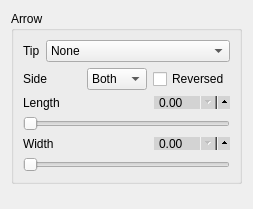
             <widget class="QWidget" name="page_13">
              <property name="geometry">
               <rect>
                <x>0</x>
                <y>0</y>
                <width>223</width>
                <height>209</height>
               </rect>
              </property>
              <attribute name="label">
               <string>Origin Arrow</string>
              </attribute>
              <layout class="QVBoxLayout" name="verticalLayout_140">
               <item>
                <widget class="QGroupBox" name="groupBox_25">
                 <property name="title">
                  <string>Arrow</string>
                 </property>
                 <layout class="QVBoxLayout" name="verticalLayout_137">
                  <item>
                   <layout class="QHBoxLayout" name="horizontalLayout_147">
                    <item>
                     <widget class="QLabel" name="label_20">
                      <property name="text">
                       <string>Tip</string>
                      </property>
                     </widget>
                    </item>
                    <item>
                     <widget class="QComboBox" name="circle_o_tip">
                      <property name="focusPolicy">
                       <enum>Qt::ClickFocus</enum>
                      </property>
                      <item>
                       <property name="text">
                        <string>None</string>
                       </property>
                      </item>
                      <item>
                       <property name="text">
                        <string>stealth</string>
                       </property>
                      </item>
                      <item>
                       <property name="text">
                        <string>stealth round</string>
                       </property>
                      </item>
                      <item>
                       <property name="text">
                        <string>stealth open</string>
                       </property>
                      </item>
                      <item>
                       <property name="text">
                        <string>stealth open round</string>
                       </property>
                      </item>
                      <item>
                       <property name="text">
                        <string>&lt;</string>
                       </property>
                      </item>
                      <item>
                       <property name="text">
                        <string>&gt;</string>
                       </property>
                      </item>
                      <item>
                       <property name="text">
                        <string>latex</string>
                       </property>
                      </item>
                      <item>
                       <property name="text">
                        <string>latex round</string>
                       </property>
                      </item>
                      <item>
                       <property name="text">
                        <string>latex open</string>
                       </property>
                      </item>
                      <item>
                       <property name="text">
                        <string>latex open round</string>
                       </property>
                      </item>
                      <item>
                       <property name="text">
                        <string>to / classical tikz rightarrow</string>
                       </property>
                      </item>
                      <item>
                       <property name="text">
                        <string>computer modern rightarrow</string>
                       </property>
                      </item>
                      <item>
                       <property name="text">
                        <string>implies</string>
                       </property>
                      </item>
                      <item>
                       <property name="text">
                        <string>butt cap</string>
                       </property>
                      </item>
                      <item>
                       <property name="text">
                        <string>fast round</string>
                       </property>
                      </item>
                      <item>
                       <property name="text">
                        <string>fast triangle</string>
                       </property>
                      </item>
                      <item>
                       <property name="text">
                        <string>round cap</string>
                       </property>
                      </item>
                      <item>
                       <property name="text">
                        <string>triangle cap</string>
                       </property>
                      </item>
                      <item>
                       <property name="text">
                        <string>circle</string>
                       </property>
                      </item>
                      <item>
                       <property name="text">
                        <string>circle open</string>
                       </property>
                      </item>
                      <item>
                       <property name="text">
                        <string>diamond</string>
                       </property>
                      </item>
                      <item>
                       <property name="text">
                        <string>diamond open</string>
                       </property>
                      </item>
                      <item>
                       <property name="text">
                        <string>ellipse</string>
                       </property>
                      </item>
                      <item>
                       <property name="text">
                        <string>ellipse open</string>
                       </property>
                      </item>
                      <item>
                       <property name="text">
                        <string>kite</string>
                       </property>
                      </item>
                      <item>
                       <property name="text">
                        <string>kite open</string>
                       </property>
                      </item>
                      <item>
                       <property name="text">
                        <string>rectangle</string>
                       </property>
                      </item>
                      <item>
                       <property name="text">
                        <string>rectangle open</string>
                       </property>
                      </item>
                      <item>
                       <property name="text">
                        <string>square</string>
                       </property>
                      </item>
                      <item>
                       <property name="text">
                        <string>square open</string>
                       </property>
                      </item>
                      <item>
                       <property name="text">
                        <string>triangle</string>
                       </property>
                      </item>
                      <item>
                       <property name="text">
                        <string>triangle open</string>
                       </property>
                      </item>
                      <item>
                       <property name="text">
                        <string>turned square</string>
                       </property>
                      </item>
                      <item>
                       <property name="text">
                        <string>turned square open</string>
                       </property>
                      </item>
                      <item>
                       <property name="text">
                        <string>arc barb</string>
                       </property>
                      </item>
                      <item>
                       <property name="text">
                        <string>bar</string>
                       </property>
                      </item>
                      <item>
                       <property name="text">
                        <string>bracket</string>
                       </property>
                      </item>
                      <item>
                       <property name="text">
                        <string>hooks</string>
                       </property>
                      </item>
                      <item>
                       <property name="text">
                        <string>parenthesis</string>
                       </property>
                      </item>
                      <item>
                       <property name="text">
                        <string>straight barb</string>
                       </property>
                      </item>
                      <item>
                       <property name="text">
                        <string>tee barb</string>
                       </property>
                      </item>
                     </widget>
                    </item>
                   </layout>
                  </item>
                  <item>
                   <layout class="QHBoxLayout" name="horizontalLayout_148">
                    <item>
                     <widget class="QLabel" name="label_147">
                      <property name="text">
                       <string>Side</string>
                      </property>
                     </widget>
                    </item>
                    <item>
                     <widget class="QComboBox" name="circle_o_side">
                      <item>
                       <property name="text">
                        <string>Both</string>
                       </property>
                      </item>
                      <item>
                       <property name="text">
                        <string>Left</string>
                       </property>
                      </item>
                      <item>
                       <property name="text">
                        <string>Right</string>
                       </property>
                      </item>
                     </widget>
                    </item>
                    <item>
                     <widget class="QCheckBox" name="circle_o_reversed">
                      <property name="text">
                       <string>Reversed</string>
                      </property>
                     </widget>
                    </item>
                   </layout>
                  </item>
                  <item>
                   <layout class="QVBoxLayout" name="verticalLayout_138">
                    <item>
                     <layout class="QHBoxLayout" name="horizontalLayout_149">
                      <item>
                       <widget class="QLabel" name="label_148">
                        <property name="focusPolicy">
                         <enum>Qt::NoFocus</enum>
                        </property>
                        <property name="text">
                         <string>Length</string>
                        </property>
                       </widget>
                      </item>
                      <item>
                       <widget class="QDoubleSpinBox" name="circle_o_length_spin">
                        <property name="focusPolicy">
                         <enum>Qt::ClickFocus</enum>
                        </property>
                        <property name="styleSheet">
                         <string notr="true">QDoubleSpinBox {
	max-height: 11px;
	min-height: 11px;
    min-width: 60px;
    max-width: 60px;
    padding-right: 10px;
    background-color: lightgray;
    padding-top: -2px;
    padding-bottom: -2px;
}

QDoubleSpinBox::up-button {
  subcontrol-origin: padding;
  subcontrol-position: right center;
  left: 7px;
  height: 18px;
  width: 18px;
}

QDoubleSpinBox::down-button {
  subcontrol-origin: content;
  subcontrol-position: right center;
  left: 0px;
  top: 0px;
  height: 18px;
  width: 18px;
}

</string>
                        </property>
                       </widget>
                      </item>
                     </layout>
                    </item>
                    <item>
                     <widget class="QSlider" name="circle_o_length_slider">
                      <property name="focusPolicy">
                       <enum>Qt::NoFocus</enum>
                      </property>
                      <property name="styleSheet">
                       <string notr="true"/>
                      </property>
                      <property name="orientation">
                       <enum>Qt::Horizontal</enum>
                      </property>
                     </widget>
                    </item>
                   </layout>
                  </item>
                  <item>
                   <layout class="QVBoxLayout" name="verticalLayout_139">
                    <item>
                     <layout class="QHBoxLayout" name="horizontalLayout_150">
                      <item>
                       <widget class="QLabel" name="label_149">
                        <property name="focusPolicy">
                         <enum>Qt::NoFocus</enum>
                        </property>
                        <property name="text">
                         <string>Width</string>
                        </property>
                       </widget>
                      </item>
                      <item>
                       <widget class="QDoubleSpinBox" name="circle_o_width_spin">
                        <property name="focusPolicy">
                         <enum>Qt::ClickFocus</enum>
                        </property>
                        <property name="styleSheet">
                         <string notr="true">QDoubleSpinBox {
	max-height: 11px;
	min-height: 11px;
    min-width: 60px;
    max-width: 60px;
    padding-right: 10px;
    background-color: lightgray;
    padding-top: -2px;
    padding-bottom: -2px;
}

QDoubleSpinBox::up-button {
  subcontrol-origin: padding;
  subcontrol-position: right center;
  left: 7px;
  height: 18px;
  width: 18px;
}

QDoubleSpinBox::down-button {
  subcontrol-origin: content;
  subcontrol-position: right center;
  left: 0px;
  top: 0px;
  height: 18px;
  width: 18px;
}

</string>
                        </property>
                       </widget>
                      </item>
                     </layout>
                    </item>
                    <item>
                     <widget class="QSlider" name="circle_o_width_slider">
                      <property name="focusPolicy">
                       <enum>Qt::NoFocus</enum>
                      </property>
                      <property name="styleSheet">
                       <string notr="true"/>
                      </property>
                      <property name="orientation">
                       <enum>Qt::Horizontal</enum>
                      </property>
                     </widget>
                    </item>
                   </layout>
                  </item>
                 </layout>
                </widget>
               </item>
               <item>
                <spacer name="verticalSpacer_15">
                 <property name="orientation">
                  <enum>Qt::Vertical</enum>
                 </property>
                 <property name="sizeHint" stdset="0">
                  <size>
                   <width>20</width>
                   <height>40</height>
                  </size>
                 </property>
                </spacer>
               </item>
              </layout>
             </widget>
